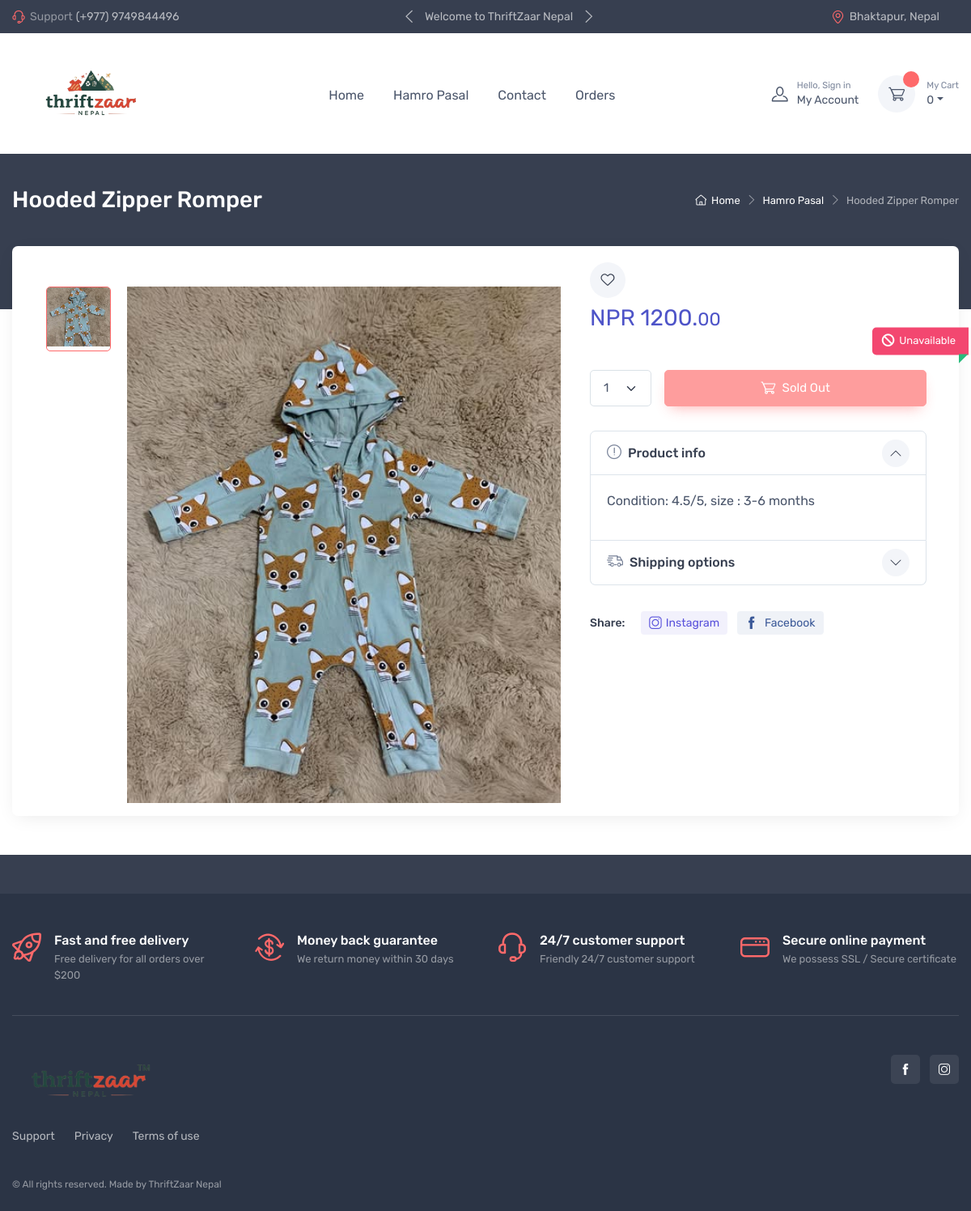
Screenshot of /product.php?id=16 with the database file from the repository.
### tables this page shows
CREATE TABLE `products` (
  `p_id` int(11) NOT NULL,
  `p_name` text DEFAULT NULL,
  `buying_price` int(11) NOT NULL,
  `selling_price` int(11) NOT NULL,
  `description` text NOT NULL,
  `photos` text NOT NULL,
  `c_id` int(11) NOT NULL DEFAULT 1,
  `user_id` int(11) NOT NULL DEFAULT 1
);

### modules/config.php (called while the page is built, shortened)
<?php
$conn = mysqli_connect("localhost", "root", "", "thriftzaar");
function url($path)
{
    return BASE_URL . $path;
}
function get_product_photos($json)
{
    $img['src'] = "uploads/default.png";
    $img['thumb'] = "uploads/default.png";
    $_objects = json_decode($json);
    $objects = [];
    $i = 0;
    foreach ($_objects as $key => $value) {
        $objects[] = $value;
    }
    return $objects;
}
function get_product($id)
{
    $sql = "SELECT *FROM products,categories WHERE products.p_id = $id  AND products.c_id = categories.c_id";
    global $conn;
    $res = $conn->query($sql);
    return $res->fetch_assoc();
}
function db_select($table_name, $condition = NULL, $order_by = NULL)
{
    $sql = "SELECT * FROM $table_name";
    global $conn;
    $res = $conn->query($sql);
    $rows = [];
    while ($row = $res->fetch_assoc()) {
        $rows[] = $row;
    }
    return $rows;
}

### product.php (the view, shortened to what this page needs)
<?php
require_once("./modules/config.php");
$id = 0;
if (isset($_GET["id"])) {
    $id = (int) ($_GET["id"]);
}
$product = get_product($id);
$images = get_product_photos($product['photos']);
require_once("layouts/header.php");
$is_sold = in_array($id, $sold_products);
$disabled = $is_sold ? 'disabled' : '';
$button_text = $is_sold ? 'Sold Out' : 'Add to Cart';
?>
<div class="page-title-overlap bg-dark pt-4">
    <div class="container d-lg-flex justify-content-between py-2 py-lg-3">
        <div class="order-lg-2 mb-3 mb-lg-0 pt-lg-2">
            <nav aria-label="breadcrumb">
                <ol class="breadcrumb breadcrumb-light flex-lg-nowrap justify-content-center justify-content-lg-start">
                    <li class="breadcrumb-item"><a class="text-nowrap" href="<?= url("") ?>"><i
                                class="ci-home"></i>Home</a></li>
                    <li class="breadcrumb-item text-nowrap"><a href="hamro-pasal.php">Hamro Pasal</a>
                    </li>
                    <li class="breadcrumb-item text-nowrap text-capitalize active" aria-current="page">
                        <?= $product['p_name'] ?>
                    </li>
                </ol>
            </nav>
        </div>
        <div class="order-lg-1 pe-lg-4 text-center text-lg-start">
            <h1 class="h3 text-light mb-0 text-capitalize"><?= $product['p_name'] ?></h1>
        </div>
    </div>
</div>
<div class="container">
    <div class="bg-light shadow-lg rounded-3 px-4 py-3 mb-5">
        <div class="px-lg-3">
            <div class="row">
                <div class="col-lg-7 pe-lg-0 pt-lg-4">
                    <div class="product-gallery">
                        <div class="product-gallery-preview order-sm-2">
                            <?php
                            $active = "active";
                            foreach ($images as $key => $image) {
                                ?>
                                <div class="product-gallery-preview-item <?= $active ?>" id="img-<?= $key ?>"><img
                                        class="image-zoom" src="<?= $image->src ?>" data-zoom="<?= $image->thumb ?>"
                                        alt="Product image">
                                </div>
                                <?php $active = "";
                            } ?>
                        </div>
                        <div class="product-gallery-thumblist order-sm-1">
                            <?php
                            $active = "active";
                            foreach ($images as $key => $image) {
                                ?>
                                <a class="product-gallery-thumblist-item <?= $active ?>" href="#img-<?= $key ?>">
                                    <img src="<?= $image->thumb ?>" alt="Product thumb">
                                </a>
                                <?php $active = "";
                            } ?>
                        </div>
                    </div>
                </div>
                <div class="col-lg-5 pt-4 pt-lg-0">
                    <div class="product-details ms-auto pb-3">
                        <div class="d-flex justify-content-between align-items-center mb-2">
                            <button class="btn-wishlist me-0 me-lg-n3" type="button" data-bs-toggle="tooltip"
                                title="Add to wishlist"><i class="ci-heart"></i></button>
                        </div>
                        <div class="mb-3"><span class="h3 fw-normal text-accent me-1">NPR
                                <?= $product['selling_price'] ?>.<small>00</small></span>
                        </div>
                        <div class="position-relative me-n4 mb-3">
                            <?php if ($is_sold) { ?>
                                <div class="product-badge bg-danger product-available mt-n1">
                                    <i class="fa-solid fa-ban"></i>Unavailable
                                </div>
                            <?php } else { ?>
                                <div class="product-badge product-available mt-n1"><i class="ci-security-check"></i>Product
                                    available</div>
                            <?php } ?>
                        </div>
                        <form class="mb-grid-gutter mt-5" method="post" action="cart-process-add.php">
                            <div class="mb-3 d-flex align-items-center">
                                <select class="form-select me-3" name="quantity" style="width: 5rem;">
                                    <option value="1">1</option>
                                </select>
                                <button class="btn btn-primary btn-shadow d-block w-100 <?= $disabled ?>"
                                    type="submit"><i class="ci-cart fs-lg me-2"></i><?= $button_text ?></button>
                            </div>
                        </form>
                        <div class="accordion mb-4" id="productPanels">
                            <div class="accordion-item">
                                <h3 class="accordion-header"><a class="accordion-button" href="#productInfo"
                                        role="button" data-bs-toggle="collapse" aria-expanded="true"
                                        aria-controls="productInfo"><i
                                            class="ci-announcement text-muted fs-lg align-middle mt-n1 me-2"></i>Product
                                        info</a></h3>
                                <div class="accordion-collapse collapse show" id="productInfo"
                                    data-bs-parent="#productPanels">
                                    <div class="accordion-body">
                                        <p><?= $product['description'] ?></p>
                                    </div>
                                </div>
                            </div>
                            <div class="accordion-item">
                                <h3 class="accordion-header"><a class="accordion-button collapsed"
                                        href="#shippingOptions" role="button" data-bs-toggle="collapse"
                                        aria-expanded="true" aria-controls="shippingOptions"><i
                                            class="ci-delivery text-muted lead align-middle mt-n1 me-2"></i>Shipping
                                        options</a></h3>
                            </div>
                        </div>
                        <label class="form-label d-inline-block align-middle my-2 me-3">Share:</label>
                        <a class="btn-share btn-instagram me-2 my-2" href="#"><i class="ci-instagram"></i>Instagram</a>
                        <a class="btn-share btn-facebook my-2"
                            href="https://www.facebook.com/sharer/sharer.php?u=http://thriftzaar-nepal.page.gd/product.php?id=<?= $product['p_id'] ?>"
                            target="_blank">
                            <i class="ci-facebook"></i> Facebook
                        </a>
                    </div>
                </div>
            </div>
        </div>
    </div>
</div>
<?php
require_once("./layouts/footer.php");
?>

### rows the page displays
products: p_name "Hooded Zipper Romper", selling_price "1200", description "Condition: 4.5/5, size : 3-6 months"

### other values shown
$cart_total "0"
$button_text "Sold Out"
